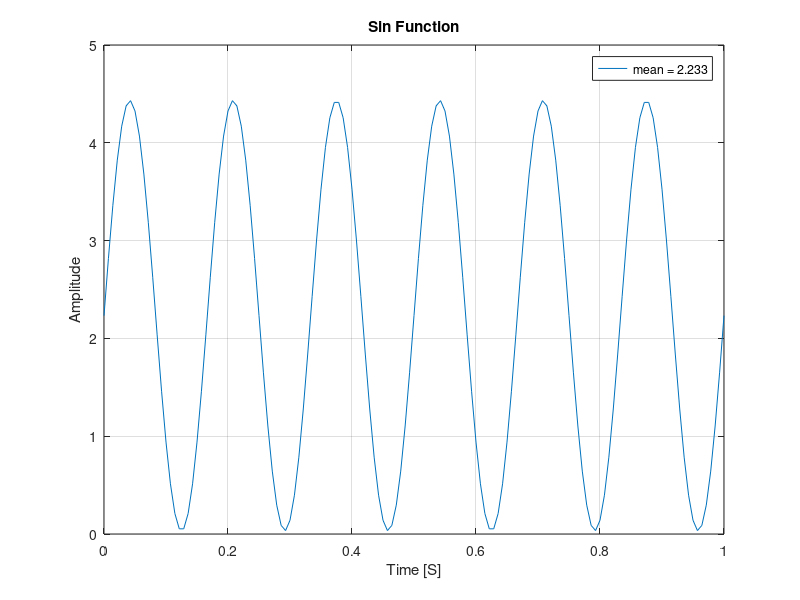

MATLAB code for this plot:
fs=140; %Sample frequency
t=0:1/fs:1; %Time interval 1s
A=2.2; % Amplitude
OffSet=2.233; %Offset
x=A*sin(2*pi*t*6) + OffSet; %Generating Sin signal
m=mean(x); %Calculating mean
SD_Teor=(2*A)/(2*sqrt(2)) % Theoretical stanard deviation
SD_Real = std(x) % Real stanard deviation
plot(t,x);
grid;
title('Sin Function');
xlabel('Time [S]');
ylabel('Amplitude');
legend(sprintf('mean = %.3f', m));
